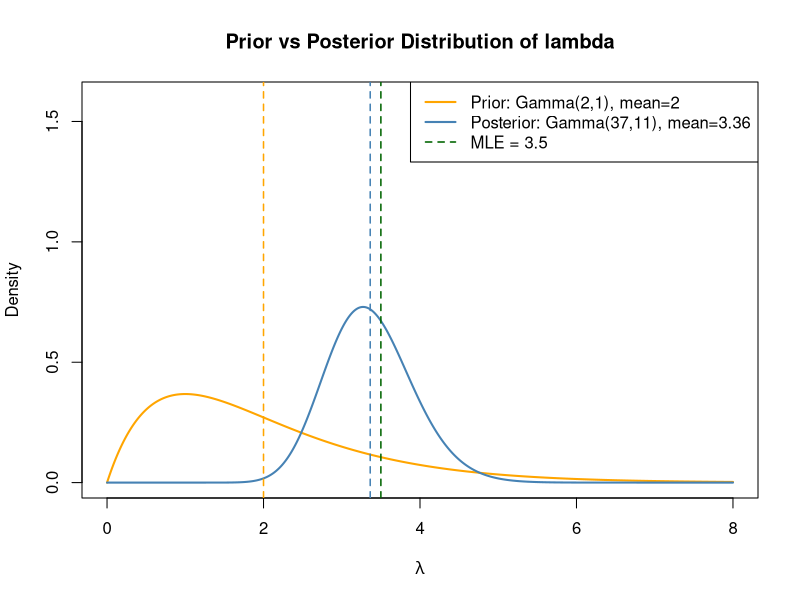

R code for this plot:
# =============================================================================
# 05_bayes_factor.R
# Bayesian Statistics and MCMC - Exercise 2
#
# Bayesian hypothesis test for the Poisson error rate lambda:
#   H0: lambda = 2   vs   H1: lambda != 2
#
# Data: T = sum(X_i) = 35 errors observed over n = 10 days
#       T ~ Poisson(n * lambda) = Poisson(10 * lambda)
#
# Prior under H1: lambda ~ Gamma(shape=2, rate=1)
#   - Mean = 2/1 = 2  (coincides with H0 value => weak/fair prior)
#   - Variance = 2/1^2 = 2  (large relative to mean => diffuse belief)
#
# Prior probabilities: P(H0) = P(H1) = 0.5  (equally probable a priori)
#
# Bayes Factor: BF10 = P(T=35 | H1) / P(T=35 | H0)
# Posterior Odds: PO10 = BF10 * P(H1)/P(H0) = BF10 * 1 = BF10
#
# Posterior predictive distribution of X_{11} (next observation) under H1:
#   X_{11} | T ~ NegBin(r=37, p=11/12)
# =============================================================================

T_obs <- 35   # total observed errors
n_obs <- 10   # number of days

# =============================================================================
# Part A: Bayes Factor and Posterior Odds
# =============================================================================

# --- Marginal likelihood under H0 ---
# lambda is known (= 2), so T ~ Poisson(10*2) = Poisson(20)
# P(T=35 | H0) = exp(-20) * 20^35 / 35!
# We use log scale to avoid numerical overflow
log_m0 <- dpois(T_obs, lambda = n_obs * 2, log = TRUE)

# --- Marginal likelihood under H1 ---
# lambda is unknown with prior lambda ~ Gamma(2, 1)
# P(T=35 | H1) = integral_0^inf P(T=35 | lambda) * p(lambda) d_lambda
#
# Analytical solution (Gamma-Poisson conjugacy):
# integral_0^inf lambda^T * exp(-n*lambda) * lambda^(alpha-1) * exp(-beta*lambda) d_lambda
# = integral_0^inf lambda^(T+alpha-1) * exp(-(n+beta)*lambda) d_lambda
# = Gamma(T+alpha) / (n+beta)^(T+alpha)
#
# With T=35, alpha=2, beta=1, n=10:
# P(T=35 | H1) = 10^35 * 36 / 11^37   (using Gamma(37) = 36!)
log_m1 <- T_obs * log(10) + log(36) - 37 * log(11)
# Equivalent to: log(10^35) + log(36) - log(11^37)

# --- Bayes Factor and Posterior Odds ---
BF10 <- exp(log_m1 - log_m0)
# Because P(H0) = P(H1) = 0.5, prior odds = 1, so PO10 = BF10
PO10 <- BF10

cat("=== Bayesian Hypothesis Test: H0: lambda=2 vs H1: lambda!=2 ===\n\n")
cat(sprintf("log P(T=35 | H0) = %.4f\n", log_m0))
cat(sprintf("log P(T=35 | H1) = %.4f\n", log_m1))
cat(sprintf("Bayes Factor BF10 = %.4f\n", BF10))
cat(sprintf("Posterior Odds PO10 = %.4f\n\n", PO10))

# --- Jeffreys scale interpretation ---
cat("Interpretation (Jeffreys scale):\n")
if (BF10 < 3) {
  cat("  BF10 < 3: Anecdotal evidence for H1\n")
} else if (BF10 < 10) {
  cat("  3 < BF10 < 10: Moderate evidence for H1\n")
} else if (BF10 < 30) {
  cat("  10 < BF10 < 30: Strong evidence for H1\n")  # <-- our case
} else {
  cat("  BF10 > 30: Very strong evidence for H1\n")
}
cat(sprintf("  BF10 = %.2f: H1 is %.2f times more supported by the data than H0\n",
            BF10, BF10))
cat("  Conclusion: Reject H0. The true error rate lambda differs significantly from 2.\n")
cat(sprintf("  (Empirical rate: T/n = %d/%d = %.1f, well above lambda0 = 2)\n\n",
            T_obs, n_obs, T_obs / n_obs))

# =============================================================================
# Part B: Posterior Predictive Distribution of X_{11}
# =============================================================================

# --- Posterior of lambda under H1 (conjugate update) ---
# Prior: lambda ~ Gamma(alpha=2, beta=1)
# Likelihood: T ~ Poisson(n*lambda)
# Posterior: lambda | T ~ Gamma(alpha + T, beta + n) = Gamma(37, 11)
alpha_post <- 2 + T_obs   # = 37
beta_post  <- 1 + n_obs   # = 11

cat("=== Posterior of lambda under H1 ===\n")
cat(sprintf("lambda | T ~ Gamma(%d, %d)\n", alpha_post, beta_post))
cat(sprintf("Posterior mean:     %.4f  (prior mean was 2.0, MLE is %.1f)\n",
            alpha_post / beta_post, T_obs / n_obs))
cat(sprintf("Posterior variance: %.4f\n\n", alpha_post / beta_post^2))

# --- Posterior Predictive: X_{11} | T ~ NegBin(r, p) ---
# P(X_{11}=x | T) = integral P(X_{11}=x | lambda) * p(lambda | T) d_lambda
# = NegBin(r = alpha_post, p = beta_post / (beta_post + 1))
#
# This is the Poisson-Gamma mixture result:
# Poisson(lambda) x Gamma(r, beta) => marginal is NegBin(r, beta/(beta+1))
r_nb <- alpha_post                        # = 37
p_nb <- beta_post / (beta_post + 1)      # = 11/12

# Moments of NegBin(r, p): E = r*(1-p)/p,  Var = r*(1-p)/p^2
E_bayes   <- r_nb * (1 - p_nb) / p_nb
Var_bayes <- r_nb * (1 - p_nb) / p_nb^2

# Decomposition via Law of Total Variance:
# Var[X_{11}|T] = E[lambda|T] + Var[lambda|T]
E_lambda_post   <- alpha_post / beta_post       # = 37/11 ≈ 3.364
Var_lambda_post <- alpha_post / beta_post^2     # = 37/121 ≈ 0.306

# Classical (frequentist) predictive: X_{11} | lambda_hat ~ Poisson(lambda_hat)
lambda_mle  <- T_obs / n_obs   # = 3.5
E_class     <- lambda_mle
Var_class   <- lambda_mle

cat("=== Posterior Predictive Distribution of X_{11} ===\n")
cat(sprintf("Bayesian: X_{11} | T ~ NegBin(r=%d, p=%.4f)\n", r_nb, p_nb))
cat(sprintf("Classical: X_{11} | lambda_hat ~ Poisson(%.1f)\n\n", lambda_mle))

cat(sprintf("%-25s %10s %10s\n", "", "Bayesian", "Classical"))
cat(sprintf("%-25s %10.4f %10.4f\n", "Mean",     E_bayes,   E_class))
cat(sprintf("%-25s %10.4f %10.4f\n", "Variance", Var_bayes, Var_class))
cat("\nNote: Bayesian variance > Classical variance because:\n")
cat("  Var[X_{11}|T] = E[lambda|T] + Var[lambda|T]  (Law of Total Variance)\n")
cat(sprintf("               = %.4f    + %.4f     = %.4f\n",
            E_lambda_post, Var_lambda_post, E_lambda_post + Var_lambda_post))
cat("  The classical approach ignores parameter uncertainty (Var[lambda|T] term).\n\n")

# --- P(X_{11} > 5 | T) ---
prob_gt5_bayes <- 1 - pnbinom(5, size = r_nb, prob = p_nb)
prob_gt5_class <- 1 - ppois(5, lambda = lambda_mle)

cat("=== P(X_{11} > 5 | T) ===\n")
cat(sprintf("Bayesian (NegBin): %.4f\n", prob_gt5_bayes))
cat(sprintf("Classical (Poisson): %.4f\n", prob_gt5_class))
cat("Classical gives higher probability because its mean (3.5) > Bayesian mean (3.364).\n")
cat("The prior Gamma(2,1) shrinks the Bayesian estimate toward the prior mean (2).\n")

# =============================================================================
# Plot: Prior vs Posterior of lambda
# =============================================================================

lambda_grid <- seq(0, 8, length.out = 500)

plot(lambda_grid, dgamma(lambda_grid, shape = 2, rate = 1),
     type = "l", col = "orange", lwd = 2,
     main = "Prior vs Posterior Distribution of lambda",
     xlab = expression(lambda), ylab = "Density",
     ylim = c(0, 1.6))
lines(lambda_grid, dgamma(lambda_grid, shape = alpha_post, rate = beta_post),
      col = "steelblue", lwd = 2)
abline(v = 2,              col = "orange",   lty = 2, lwd = 1.5)  # prior mean / H0
abline(v = alpha_post / beta_post, col = "steelblue", lty = 2, lwd = 1.5)  # posterior mean
abline(v = T_obs / n_obs,  col = "darkgreen", lty = 2, lwd = 1.5)  # MLE
legend("topright",
       legend = c(sprintf("Prior: Gamma(2,1), mean=2"),
                  sprintf("Posterior: Gamma(%d,%d), mean=%.2f", alpha_post, beta_post,
                          alpha_post / beta_post),
                  sprintf("MLE = %.1f", T_obs / n_obs)),
       col  = c("orange", "steelblue", "darkgreen"),
       lty  = c(1, 1, 2), lwd = c(2, 2, 1.5))
